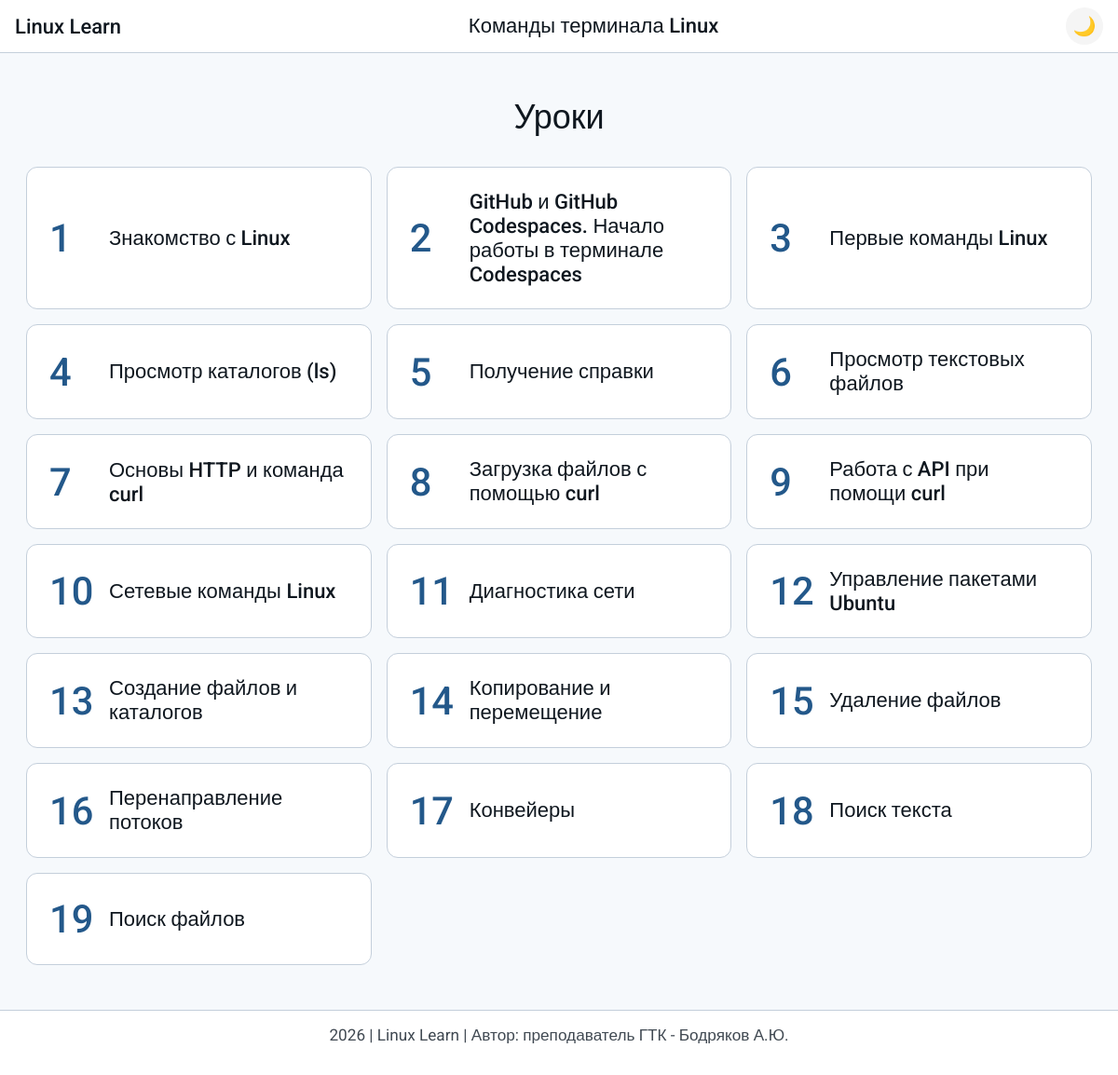
The page / on the database its author committed.
### tables this page shows
CREATE TABLE `lessons` (
  `id` int(11) NOT NULL COMMENT 'Уникальный идентификатор урока',
  `title_ru` varchar(255) NOT NULL COMMENT 'Название урока на русском языке',
  `slug` varchar(255) NOT NULL COMMENT 'URL-идентификатор (только маленькие буквы и дефисы)',
  `lesson_order` int(11) NOT NULL COMMENT 'Порядковый номер урока',
  `content` longtext NOT NULL COMMENT 'Контент урока в формате JSON' CHECK (json_valid(`content`)),
  `is_published` tinyint(1) DEFAULT 0 COMMENT 'Флаг публикации урока'
);

### controllers/LessonController.php (called while the page is built, shortened)
<?php
require_once __DIR__ . '/../models/Lesson.php';
class LessonController {
    private $lessonModel;
    public function __construct() {
        $this->lessonModel = new Lesson();
    }
    public function index() {
        $lessons = $this->lessonModel->getAllLessons();
        require_once __DIR__ . '/../templates/home.php';
    }
}

### models/Database.php (called while the page is built, shortened)
<?php
class Database {
    private static $connection = null;
    public static function getConnection() {
        try {
            $dsn = "mysql:host=" . DB_HOST . ";dbname=" . DB_NAME . ";charset=" . DB_CHARSET;
            self::$connection = new PDO($dsn, DB_USER, DB_PASS);
            self::$connection->setAttribute(PDO::ATTR_ERRMODE, PDO::ERRMODE_EXCEPTION);
            self::$connection->setAttribute(PDO::ATTR_DEFAULT_FETCH_MODE, PDO::FETCH_ASSOC);
            self::$connection->setAttribute(PDO::ATTR_EMULATE_PREPARES, false);
            return self::$connection;
        } catch (PDOException $e) {
            error_log("Ошибка подключения к базе данных: " . $e->getMessage());
            throw new PDOException("Не удалось подключиться к базе данных: " . $e->getMessage());
        }
    }
}

### models/Lesson.php (called while the page is built, shortened)
<?php
require_once __DIR__ . '/Database.php';
class Lesson {
    private $db;
    public function __construct() {
        $this->db = Database::getConnection();
    }
    public function getAllLessons() {
        $sql = "SELECT id, title_ru, slug, lesson_order, is_published
                FROM lessons
                WHERE is_published = TRUE
                ORDER BY lesson_order ASC";
        $stmt = $this->db->prepare($sql);
        $stmt->execute();
        return $stmt->fetchAll();
    }
}

### templates/home.php (the view)
<?php
require_once __DIR__ . '/header.php';
?>
    <section class="lessons">
        <div class="lessons__container">
            <h2 class="lessons__title">Уроки</h2>
            <div class="lessons__list">
                <?php if (!empty($lessons)): ?>
                    <?php foreach ($lessons as $lesson): ?>
                        <a href="<?php echo BASE_URL; ?>/<?php echo $lesson['lesson_order']; ?>-<?php echo htmlspecialchars($lesson['slug']); ?>"
                           class="lesson-card"
                           data-lesson-link>
                            <span class="lesson-card__number"><?php echo $lesson['lesson_order']; ?></span>
                            <span class="lesson-card__title"><?php echo htmlspecialchars($lesson['title_ru']); ?></span>
                        </a>
                    <?php endforeach; ?>
                <?php else: ?>
                    <p class="lessons__empty">Уроки пока не добавлены</p>
                <?php endif; ?>
            </div>
        </div>
    </section>
<?php require_once __DIR__ . '/footer.php'; ?>

### index.php (shortened to what this page needs)
<?php
require_once 'controllers/LessonController.php';
$requestUri = $_SERVER['REQUEST_URI'];
$requestUri = strtok($requestUri, '?');
if (!empty(BASE_URL)) {
    $path = str_replace(BASE_URL, '', $requestUri);
} else {
    $path = $requestUri;
}
$path = trim($path, '/');
$parts = explode('/', $path);
if (empty($path) || $path === '') {
    $controller = new LessonController();
    $controller->index();
} elseif (preg_match('/^(\d+)-([a-z-]+)$/', $path, $matches)) {
    $order = intval($matches[1]);
    $slug = $matches[2];
    $controller = new LessonController();
    $controller->show($order, $slug);
} else {
    $controller = new LessonController();
    $controller->notFound();
}

### templates/header.php (shortened to what this page needs)
<!DOCTYPE html>
<html lang="ru" data-theme="light">
<head>
    <link rel="stylesheet" href="<?php echo BASE_URL; ?>/assets/css/style.css">
</head>
<body>
    <header class="header">
        <div class="header__container">
            <h1 class="header__title">Linux Learn</h1>
            <p class="header__subtitle">Команды терминала Linux</p>
            <button class="header__theme-toggle" data-theme-toggle aria-label="Переключить тему">
                <span class="header__theme-icon">🌙</span>
            </button>
        </div>
    </header>
    <main class="main">

### templates/footer.php (shortened to what this page needs)
    </main>
    <footer class="footer">
        <div class="footer__container">
            <p class="footer__text footer__text--medium">2026 | Linux Learn | Автор: преподаватель ГТК - Бодряков А.Ю.</p>
        </div>
    </footer>
</body>
</html>

### assets/css/style.css (style rules this page uses)
@media (width >=600px) { .lessons__list { grid-template-columns: repeat(auto-fill, minmax(250px, 1fr)); } }
@media (width >=900px) { .lessons__list { grid-template-columns: repeat(auto-fill, minmax(300px, 1fr)); } }
@media (width >=1200px) { .lessons__list { grid-template-columns: repeat(auto-fill, minmax(350px, 1fr)); } }
.lesson-card, .test, .task { animation: fadeIn var(--transition-base) ease-out; }
html { scroll-behavior: smooth; }

### rows shown on the page
lessons: lesson_order "1", title_ru "Знакомство с Linux"
lessons: lesson_order "2", title_ru "GitHub и GitHub Codespaces. Начало работы в терминале Codespaces"
lessons: lesson_order "3", title_ru "Первые команды Linux"
lessons: lesson_order "4", title_ru "Просмотр каталогов (ls)"
lessons: lesson_order "5", title_ru "Получение справки"
lessons: lesson_order "6", title_ru "Просмотр текстовых файлов"
lessons: lesson_order "7", title_ru "Основы HTTP и команда curl"
lessons: lesson_order "8", title_ru "Загрузка файлов с помощью curl"
lessons: lesson_order "9", title_ru "Работа с API при помощи curl"
lessons: lesson_order "10", title_ru "Сетевые команды Linux"
lessons: lesson_order "11", title_ru "Диагностика сети"
lessons: lesson_order "12", title_ru "Управление пакетами Ubuntu"
lessons: lesson_order "13", title_ru "Создание файлов и каталогов"
lessons: lesson_order "14", title_ru "Копирование и перемещение"
lessons: lesson_order "15", title_ru "Удаление файлов"
lessons: lesson_order "16", title_ru "Перенаправление потоков"
lessons: lesson_order "17", title_ru "Конвейеры"
lessons: lesson_order "18", title_ru "Поиск текста"
lessons: lesson_order "19", title_ru "Поиск файлов"
